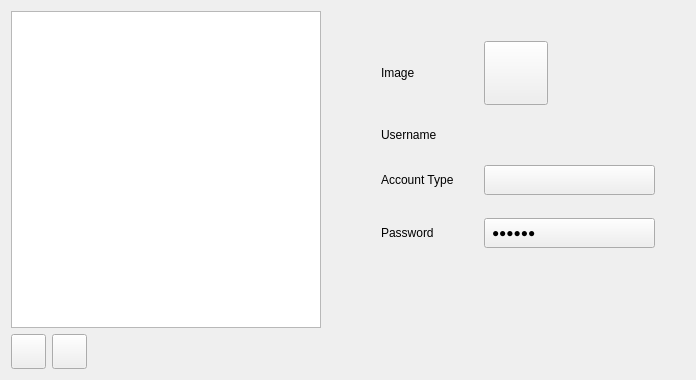
<?xml version="1.0" encoding="UTF-8"?>
<ui version="4.0">
 <class>PageUsers</class>
 <widget class="QWidget" name="PageUsers">
  <property name="geometry">
   <rect>
    <x>0</x>
    <y>0</y>
    <width>696</width>
    <height>380</height>
   </rect>
  </property>
  <property name="windowTitle">
   <string notr="true"/>
  </property>
  <layout class="QHBoxLayout" name="horizontalLayout_2">
   <item>
    <layout class="QVBoxLayout" name="verticalLayout">
     <item>
      <widget class="ListWidget" name="listWidget">
       <property name="sizePolicy">
        <sizepolicy hsizetype="Maximum" vsizetype="Expanding">
         <horstretch>0</horstretch>
         <verstretch>0</verstretch>
        </sizepolicy>
       </property>
       <property name="minimumSize">
        <size>
         <width>310</width>
         <height>0</height>
        </size>
       </property>
       <property name="iconSize">
        <size>
         <width>48</width>
         <height>48</height>
        </size>
       </property>
      </widget>
     </item>
     <item>
      <layout class="QHBoxLayout" name="horizontalLayout">
       <item>
        <widget class="QPushButton" name="buttonAdd">
         <property name="minimumSize">
          <size>
           <width>35</width>
           <height>35</height>
          </size>
         </property>
         <property name="maximumSize">
          <size>
           <width>35</width>
           <height>35</height>
          </size>
         </property>
         <property name="text">
          <string/>
         </property>
         <property name="icon">
          <iconset resource="../resources.qrc">
           <normaloff>:/images/resources/add.png</normaloff>:/images/resources/add.png</iconset>
         </property>
         <property name="iconSize">
          <size>
           <width>24</width>
           <height>24</height>
          </size>
         </property>
        </widget>
       </item>
       <item>
        <widget class="QPushButton" name="buttonRemove">
         <property name="minimumSize">
          <size>
           <width>35</width>
           <height>35</height>
          </size>
         </property>
         <property name="maximumSize">
          <size>
           <width>35</width>
           <height>35</height>
          </size>
         </property>
         <property name="text">
          <string/>
         </property>
         <property name="icon">
          <iconset resource="../resources.qrc">
           <normaloff>:/images/resources/remove.png</normaloff>:/images/resources/remove.png</iconset>
         </property>
         <property name="iconSize">
          <size>
           <width>24</width>
           <height>24</height>
          </size>
         </property>
        </widget>
       </item>
       <item>
        <spacer name="horizontalSpacer">
         <property name="orientation">
          <enum>Qt::Horizontal</enum>
         </property>
         <property name="sizeType">
          <enum>QSizePolicy::MinimumExpanding</enum>
         </property>
         <property name="sizeHint" stdset="0">
          <size>
           <width>40</width>
           <height>20</height>
          </size>
         </property>
        </spacer>
       </item>
      </layout>
     </item>
    </layout>
   </item>
   <item>
    <widget class="QWidget" name="userWidget" native="true">
     <layout class="QVBoxLayout" name="verticalLayout_2">
      <property name="spacing">
       <number>0</number>
      </property>
      <property name="leftMargin">
       <number>0</number>
      </property>
      <property name="topMargin">
       <number>0</number>
      </property>
      <property name="rightMargin">
       <number>0</number>
      </property>
      <property name="bottomMargin">
       <number>0</number>
      </property>
      <item>
       <layout class="QGridLayout" name="gridLayout">
        <property name="leftMargin">
         <number>30</number>
        </property>
        <property name="topMargin">
         <number>30</number>
        </property>
        <property name="rightMargin">
         <number>30</number>
        </property>
        <property name="bottomMargin">
         <number>30</number>
        </property>
        <property name="horizontalSpacing">
         <number>30</number>
        </property>
        <property name="verticalSpacing">
         <number>23</number>
        </property>
        <item row="0" column="0">
         <widget class="QLabel" name="label">
          <property name="text">
           <string>Image</string>
          </property>
         </widget>
        </item>
        <item row="1" column="0">
         <widget class="QLabel" name="label_3">
          <property name="text">
           <string>Username</string>
          </property>
         </widget>
        </item>
        <item row="2" column="0">
         <widget class="QLabel" name="label_4">
          <property name="text">
           <string>Account Type</string>
          </property>
         </widget>
        </item>
        <item row="3" column="0">
         <widget class="QLabel" name="label_2">
          <property name="text">
           <string>Password</string>
          </property>
         </widget>
        </item>
        <item row="2" column="1">
         <widget class="FlatButton" name="buttonAccountType">
          <property name="sizePolicy">
           <sizepolicy hsizetype="Expanding" vsizetype="Fixed">
            <horstretch>0</horstretch>
            <verstretch>0</verstretch>
           </sizepolicy>
          </property>
          <property name="minimumSize">
           <size>
            <width>0</width>
            <height>30</height>
           </size>
          </property>
          <property name="styleSheet">
           <string notr="true">padding-left: 7px;
padding-right: 7px;
text-align:left;</string>
          </property>
          <property name="text">
           <string/>
          </property>
         </widget>
        </item>
        <item row="3" column="1">
         <widget class="FlatButton" name="buttonPassword">
          <property name="sizePolicy">
           <sizepolicy hsizetype="Expanding" vsizetype="Fixed">
            <horstretch>0</horstretch>
            <verstretch>0</verstretch>
           </sizepolicy>
          </property>
          <property name="minimumSize">
           <size>
            <width>0</width>
            <height>30</height>
           </size>
          </property>
          <property name="styleSheet">
           <string notr="true">padding-left: 7px;
padding-right: 7px;
text-align:left;</string>
          </property>
          <property name="text">
           <string>●●●●●●</string>
          </property>
         </widget>
        </item>
        <item row="0" column="1">
         <widget class="FlatButton" name="buttonImage">
          <property name="sizePolicy">
           <sizepolicy hsizetype="Fixed" vsizetype="Fixed">
            <horstretch>0</horstretch>
            <verstretch>0</verstretch>
           </sizepolicy>
          </property>
          <property name="minimumSize">
           <size>
            <width>64</width>
            <height>64</height>
           </size>
          </property>
          <property name="maximumSize">
           <size>
            <width>64</width>
            <height>64</height>
           </size>
          </property>
          <property name="text">
           <string/>
          </property>
          <property name="iconSize">
           <size>
            <width>55</width>
            <height>55</height>
           </size>
          </property>
         </widget>
        </item>
        <item row="1" column="1">
         <widget class="QLabel" name="labelUsername">
          <property name="styleSheet">
           <string notr="true">padding-left: 7px;
padding-right: 7px;
text-align:left;</string>
          </property>
          <property name="text">
           <string/>
          </property>
         </widget>
        </item>
       </layout>
      </item>
      <item>
       <spacer name="verticalSpacer">
        <property name="orientation">
         <enum>Qt::Vertical</enum>
        </property>
        <property name="sizeHint" stdset="0">
         <size>
          <width>20</width>
          <height>87</height>
         </size>
        </property>
       </spacer>
      </item>
     </layout>
    </widget>
   </item>
  </layout>
 </widget>
 <customwidgets>
  <customwidget>
   <class>ListWidget</class>
   <extends>QListWidget</extends>
   <header>widgets/listwidget.h</header>
  </customwidget>
  <customwidget>
   <class>FlatButton</class>
   <extends>QPushButton</extends>
   <header>widgets/flatbutton.h</header>
  </customwidget>
 </customwidgets>
 <resources>
  <include location="../resources.qrc"/>
 </resources>
 <connections/>
</ui>
